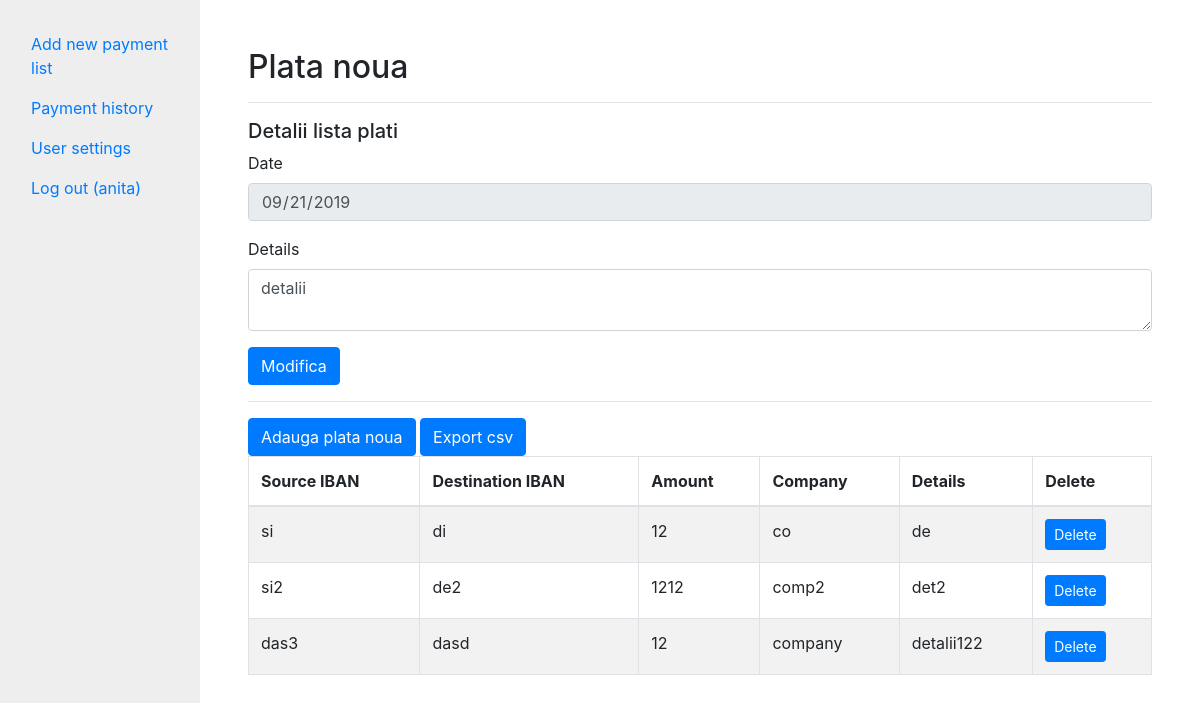
Screenshot of /editpayment.php?id=1 (signed in) with the database file from the repository.
### tables this page shows
CREATE TABLE `payments` (
  `id` int(10) UNSIGNED NOT NULL,
  `date` date NOT NULL,
  `details` varchar(500) NOT NULL
);

CREATE TABLE `payment_details` (
  `id` int(10) UNSIGNED NOT NULL,
  `id_payment` int(10) NOT NULL,
  `source_iban` varchar(50) NOT NULL,
  `destination_iban` varchar(50) NOT NULL,
  `amount` float NOT NULL,
  `company` varchar(50) NOT NULL,
  `details` varchar(500) NOT NULL
);

### include/db/database.class.php (called while the page is built, shortened)
<?php
class Database {
    public function __construct()
    {
        $opt = [
            PDO::ATTR_ERRMODE            => PDO::ERRMODE_EXCEPTION,
            PDO::ATTR_DEFAULT_FETCH_MODE => PDO::FETCH_ASSOC,
        ];
        $link = 'mysql:host=localhost;dbname=plenty;charset=utf8';
        $this->connection = new PDO($link, 'root', '', $opt);
    }
}

### include/db/payment.class.php (called while the page is built, shortened)
<?php
require_once 'database.class.php';
class Payment extends Database{
    function get($id)
    {
        $data = [
            'id' => $id,
        ];
        $query = $this->connection->prepare("select * from payments where id =:id ");
        $query->execute($data);
        return $query->fetch();
    }
}

### include/db/payment_details.class.php (called while the page is built, shortened)
<?php
require_once 'database.class.php';
class PaymentDetails extends Database{
    function getAll($id_payment)
    {
        $data = [
            'id_payment' => $id_payment,
        ];
        $query = $this->connection->prepare("select * from payment_details where id_payment= :id_payment");
        $query->execute($data);
        return $query->fetchAll();
    }
}

### editpayment.php (the view, shortened to what this page needs)
<?php
    include 'include/views/head.php';
    include 'include/db/payment_details.class.php';
    include 'include/db/payment.class.php';
$paymentDetailsDb = new PaymentDetails();
$paymentdetails = $paymentDetailsDb->getAll($_GET['id']);
$paym = new Payment();
$pay = $paym->get($_GET['id']);
?>
<body>
  <div class="container-fluid">
    <div class="row">
        <div class="col-2" style="background: #eee;">
            <?php
              include 'include/views/menu.php';
            ?>
        </div>
        <div class="col-10 p-5">
          <h2>Plata noua</h2>
          <hr/>
          <h5>Detalii lista plati</h5>
            <form method="POST">
              <div class="form-group">
                <label for="exampleInputDate">Date</label>
                <input type="date" class="form-control" disabled="disabled" value="<?php echo $pay["date"] ?>" placeholder="Date">
              </div>
              <div class="form-group">
                <label for="exampleInputDetails">Details</label>
                <textarea name="details" class="form-control"><?php echo $pay["details"] ?></textarea>
              </div>
              <div>
                <button type="submit" class="btn btn-primary">Modifica</button>
              </div>
            </form>
            <hr/>
            <button type="submit" class="btn btn-primary" onclick="showHideFormWrapper(); return false;">Adauga plata noua</button>
        <?php if($paymentdetails):?>
            <a href="export_csv.php?id=<?=$_GET['id']?>" class="btn btn-primary">Export csv</a>
        <table class="table table-striped table-bordered">
                <thead>
                  <tr>
                    <th scope="col">Source IBAN</th>
                    <th scope="col">Destination IBAN</th>
                    <th scope="col">Amount</th>
                    <th scope="col">Company</th>
                    <th scope="col">Details</th>
                    <th scope="col">Delete</th>
                  </tr>
                </thead>
                <tbody>
                <?php foreach($paymentdetails as $payment): ?>
                  <tr>
                    <td>
                      <?php echo $payment['source_iban']?>
                    </td>
                    <td>
                      <?php echo $payment['destination_iban']?>
                    </td>
                    <td>
                      <?php echo $payment['amount']?>
                    </td>
                    <td>
                      <?php echo $payment['company']?>
                    </td>
                    <td>
                      <?php echo $payment['details']?>
                    </td>
                    <td>
                      <a href="editpayment.php?id=<?=$_GET['id']?>&delete_payment_details=<?=$payment['id']?>" class="btn btn-sm btn-primary">Delete</a>
                    </td>
                  <?php endforeach; ?>
                  </tr>
                </tbody>
           </table>
           <?php else:?>
            <p>Nu exista nici o plata atasata la lista curenta.</p>
          <?php endif;?>
</div>
</body>

### css/style.css (style rules this page uses)
* { box-sizing: border-box; padding:0; margin:0; }
body, html { padding:0; margin:0; }
body, html { margin: 0; padding: 0; height: 100%; background: #ffffff !important; }

### rows the page displays
payments: date "09/21/2019", details "detalii"
payment_details: source_iban "si", destination_iban "di", amount "12", company "co", details "de"
payment_details: source_iban "si2", destination_iban "de2", amount "1212", company "comp2", details "det2"
payment_details: source_iban "das3", destination_iban "dasd", amount "12", company "company", details "detalii122"

### other values shown
$_SESSION['username'] "anita"
